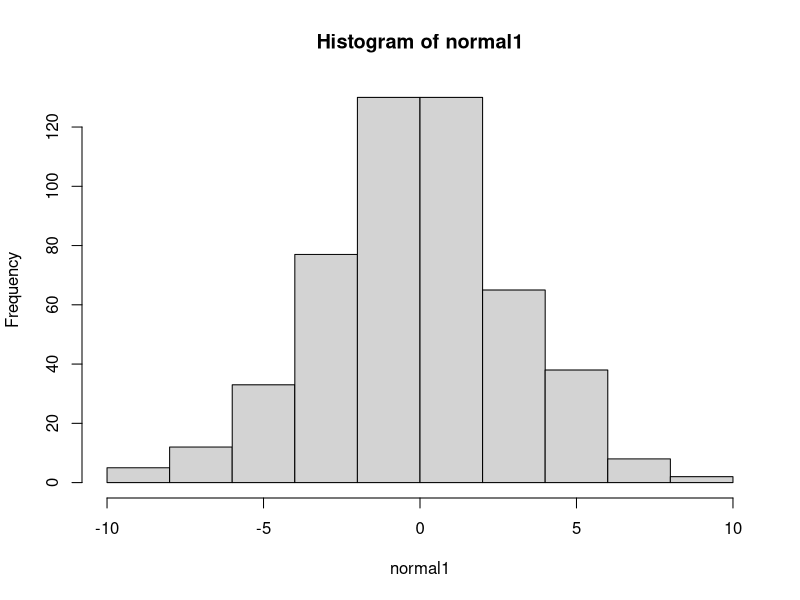
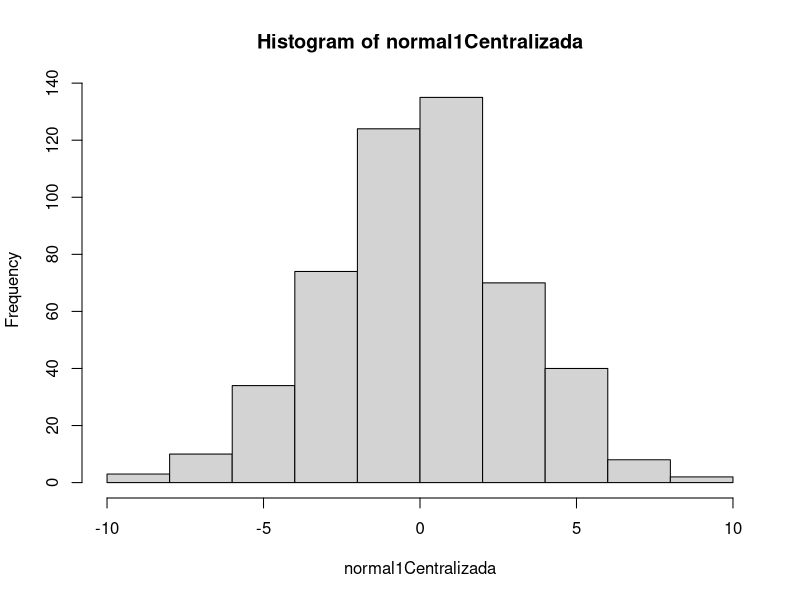
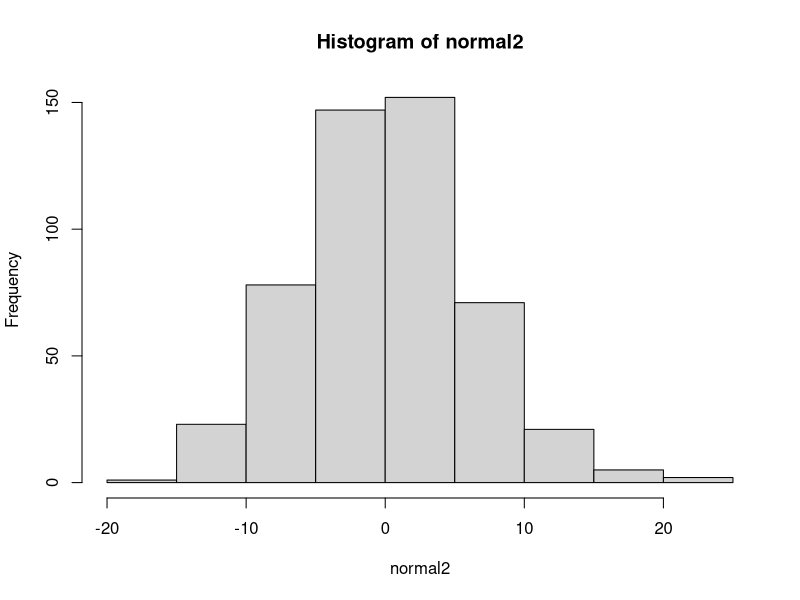
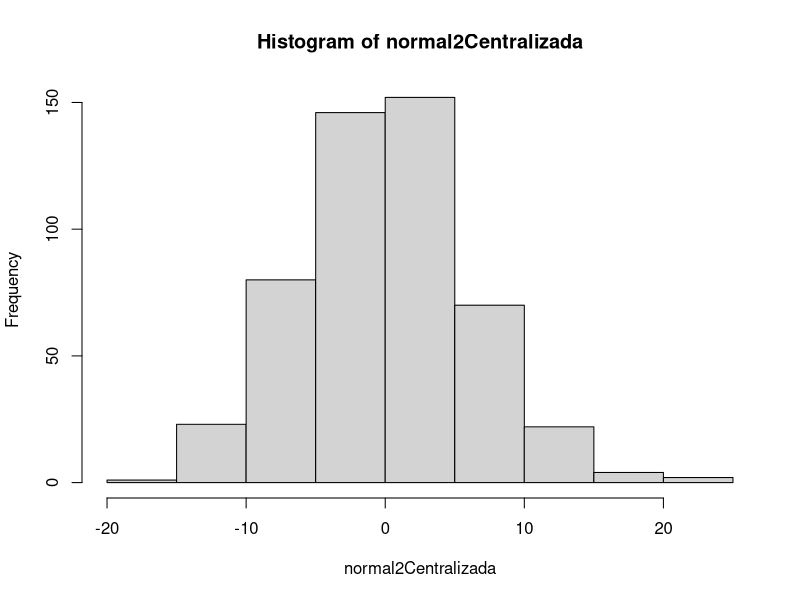

Source code (R) for these figures, in order:
# ###########Primeiro_Exercicio (Exercicio 1)
# 
# 1. Crie um data frame com pelo menos 500 casos e a seguinte composição: duas variáveis normais de desvio padrão diferente, uma variável de contagem (poisson), uma variável de contagem com dispersão (binomial negativa), uma variável binomial (0,1), uma variável qualitativa que apresenta um valor quando a variável binomial é 0 e outro quando é 1, e uma variável de index. 

# 
tarefaSemente <- addTaskCallback(function(...) {set.seed(123);TRUE}) # atribui a tarefa à variável tarefaSemeente
tarefaSemente # chama a tarefaSement

normal1 <- rnorm(500, mean = 0, sd = 3)
normal1

normal2 <- rnorm(500, mean = 0, sd = 6)
normal2

#uma variável de contagem (poisson)
poisson <- rpois (500, 7)
poisson

#uma variável de contagem com dispersão (binomial negativa)

binomialNegativa <- rnbinom(500, mu = 7, size = 10)
binomialNegativa

#uma variável binomial (0,1)

binomial <- rbinom(500, 1, 0.7)
binomial

# uma variável qualitativa que apresenta um valor quando a variável binomial é 0 e outro quando é 1

binomialAlterada <- binomial
binomialAlterada

binomialCategorizada <- ifelse(binomialAlterada == 1, "certo", "errado")
binomialCategorizada

#variável de index

indexNormal1 <- seq(1, length(normal1))
indexNormal1

#Data Frame
bancoOriginal<- data.frame(normal1, normal2, poisson, binomialNegativa, binomial, binomialCategorizada, indexNormal1)

bancoOriginal
str(bancoOriginal)
View(bancoOriginal)
   
# 2. Centralize as variáveis normais. 


normal1Centralizada <- normal1 - mean(normal1)
normal1Centralizada

hist(normal1)
hist(normal1Centralizada)

normal2Centralizada <- normal2 - mean(normal2)
normal2Centralizada

hist(normal2)
hist(normal2Centralizada)

# 3. Troque os zeros (0) por um (1) nas variáveis de contagem. 

banco1 <-bancoOriginal
banco1
str(banco1)

for(i in 3:4)#para i variando entre 3 e 4 
{
  for (j in 1:length(banco1[, i]))#para j variando entre 1 e o numero de linhas da coluna i
  {
    if(banco1[j,i] == 0)
    {
      banco1[j, i] <- 1
    }
  }
  
}


####Testando a alteração
bancoOriginal[74, 3]
banco1[74, 3]

bancoOriginal[478, 3]
banco1[478, 3]

bancoOriginal[334, 4]
banco1[334, 4]


  
# 4. Crie um novo data.frame com amostra (100 casos) da base de dados original.

bancoAmostra <- bancoOriginal[sample(nrow(bancoOriginal), 100, r = T), ]
bancoAmostra
View(bancoAmostra)


